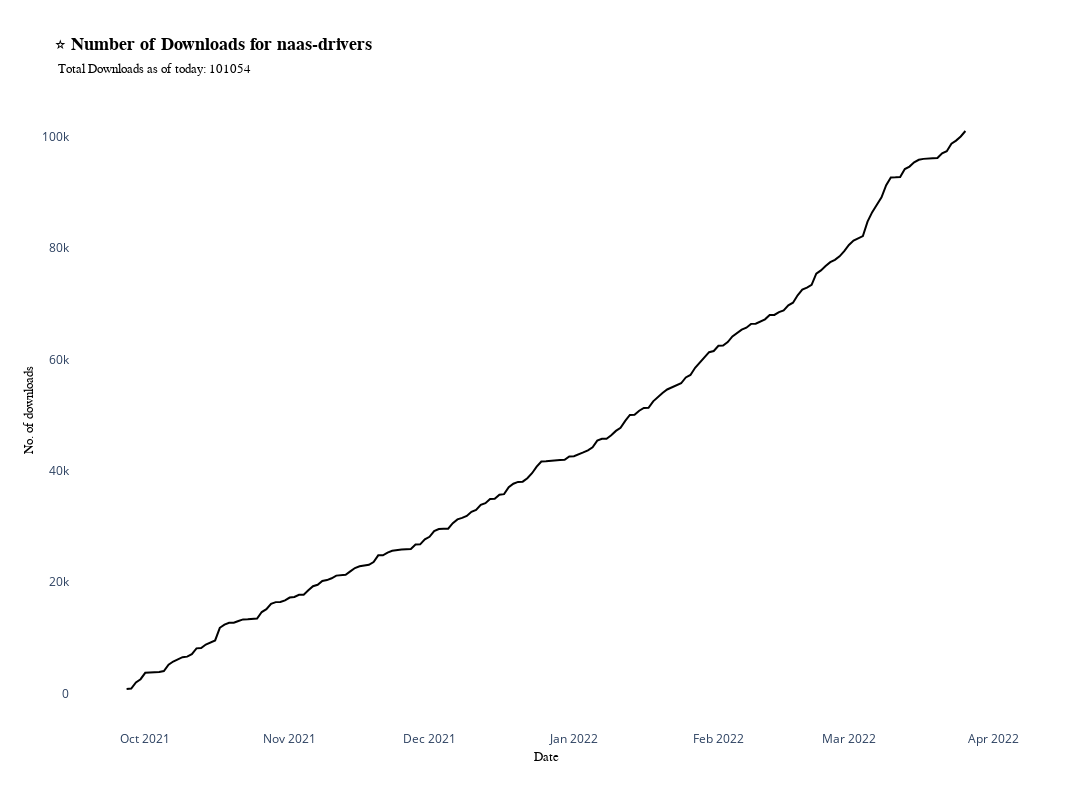

Notebook code for this chart:
### Markdown cell above
### Plotting a line chart for number of downloads

### Code cell
def create_linechart(df, package, date, value):
    
    # Get last value
    last_value = df.loc[df.index[-1], value]
    
    # Init
    fig = go.Figure()
    
    # Create fig
    fig.add_trace(
        go.Scatter(
            x=df[date].to_list(),
            y=df[value].to_list(),
            mode="lines+text",
            line=dict(color="black"),
        )
    )
    fig.update_traces(marker_color='black')
    fig.update_layout(
        title=f"⭐<b> Number of Downloads for {package} </b><br><span style='font-size: 13px;'> Total Downloads as of today: {last_value}</span>",
        title_font=dict(family="Arial", size=18, color="black"),
        plot_bgcolor="#ffffff",
        width=1200,
        height=800,
        paper_bgcolor="white",
        xaxis_title="Date",
        xaxis_title_font=dict(family="Arial", size=13, color="black"),
        yaxis_title='No. of downloads',
        yaxis_title_font=dict(family="Arial", size=13, color="black"),
        margin_pad=10,
    )
    fig.show()
    return fig

fig = create_linechart(df_downloads, package, "date", "cumulative_downloads")

### Figure 1 — Plotly figure (JSON) as saved in the notebook; plotly's stock layout.template omitted (floating-point values rounded to 4 significant figures; data arrays with more than 128 entries replaced by an {"elided": "..."} marker saying what was removed)
{"data": [{"line": {"color": "black"}, "marker": {"color": "black"}, "mode": "lines+text", "type": "scatter", "x": {"elided": "181 str values"}, "y": {"elided": "181 int values"}}], "layout": {"height": 800, "margin": {"pad": 10}, "paper_bgcolor": "white", "plot_bgcolor": "#ffffff", "title": {"font": {"color": "black", "family": "Arial", "size": 18}, "text": "⭐<b> Number of Downloads for naas-drivers </b><br><span style='font-size: 13px;'> Total Downloads as of today: 101054</span>"}, "width": 1200, "xaxis": {"autorange": true, "range": ["2021-09-17", "2022-04-05"], "title": {"font": {"color": "black", "family": "Arial", "size": 13}, "text": "Date"}, "type": "date"}, "yaxis": {"autorange": true, "range": [-4743.0, 106600.0], "title": {"font": {"color": "black", "family": "Arial", "size": 13}, "text": "No. of downloads"}, "type": "linear"}}}
